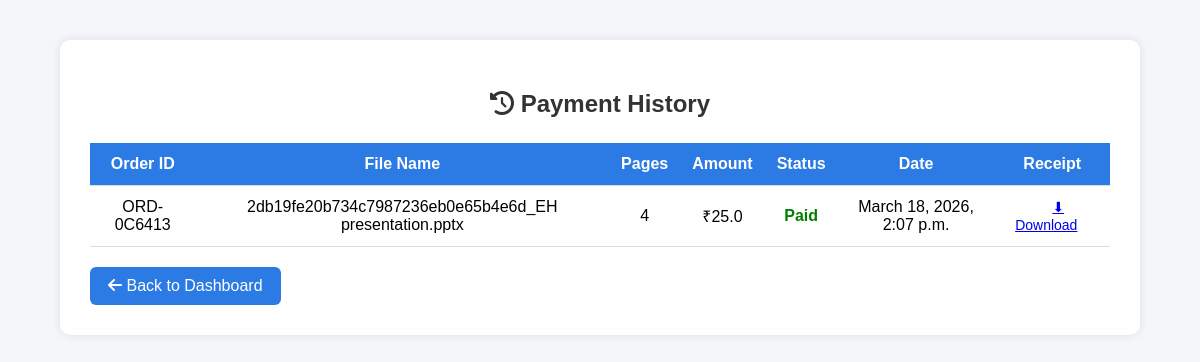
Page /payment-history/ (signed in) on the committed database.
### smartxerox/models.py (models this page shows, shortened)
class Payment(models.Model):
    user = models.ForeignKey(User, on_delete=models.CASCADE)
    order_id = models.CharField(max_length=100)
    file_name = models.CharField(max_length=255)
    pages = models.IntegerField()
    amount = models.FloatField()
    status = models.CharField(max_length=50)
    payment_id = models.CharField(max_length=200)
    date = models.DateTimeField(auto_now_add=True)

### smartxerox/views.py (the view)
# urls.py: path("payment-history/", views.payment_history, name="payment_history"),
@login_required
def payment_history(request):
    if request.user.is_staff:
        payments = Payment.objects.all().order_by("-date")
    else:
        user_email = request.session.get("user_email")
        payments = Payment.objects.filter(
            user__email=user_email
        ).order_by("-date")
    return render(request, "payment_history.html", {
        "payments": payments
    })

### smartxerox/templates/payment_history.html (shortened to what this page needs)
<!DOCTYPE html>
<html lang="en">
<head>
<link rel="stylesheet" href="https://cdnjs.cloudflare.com/ajax/libs/font-awesome/6.5.0/css/all.min.css">
</head>
<body>
<div class="container">
<h2><i class="fa fa-history"></i> Payment History</h2>
<table>
<tr>
<th>Order ID</th>
<th>File Name</th>
<th>Pages</th>
<th>Amount</th>
<th>Status</th>
<th>Date</th>
<th>Receipt</th>
</tr>
{% for payment in payments %}
<tr>
<td>{{ payment.order_id }}</td>
<td>{{ payment.file_name }}</td>
<td>{{ payment.pages }}</td>
<td>₹{{ payment.amount }}</td>
<td class="status-paid">{{ payment.status }}</td>
<td>{{ payment.date }}</td>
<td>
<a href="{% url 'download_receipt' payment.order_id %}" class="btn btn-success">
    ⬇ Download
</a>
</td>
</tr>
{% empty %}
<tr>
<td colspan="7" class="no-data">
No Payment History Found
</td>
</tr>
{% endfor %}
</table>
<a href="{% url 'main' %}" class="back-btn">
<i class="fa fa-arrow-left"></i> Back to Dashboard
</a>
</div>
</body>
</html>

### smartxerox/templates/payment_history.html (style rules this page uses)
body { font-family: Arial, sans-serif; background:#f4f6f9; margin:0; padding:0; }
.container { width:85%; margin:auto; margin-top:40px; background:white; padding:30px; border-radius:10px; box-shadow:0 0 10px rgba(0,0,0,0.1); }
h2 { text-align:center; margin-bottom:25px; color:#333; }
table { width:100%; border-collapse:collapse; }
th,td { padding:12px; text-align:center; border-bottom:1px solid #ddd; }
th { background:#2c7be5; color:white; }
.status-paid { color:green; font-weight:bold; }
.btn { padding:6px 12px; border:none; border-radius:5px; cursor:pointer; font-size:14px; }
.back-btn { margin-top:20px; display:inline-block; padding:10px 18px; background:#2c7be5; color:white; text-decoration:none; border-radius:6px; }

### rows in the picture
Payment: order_id "ORD-0C6413", file_name "2db19fe20b734c7987236eb0e65b4e6d_EH presentation.pptx", pages "4", amount "25.0", status "Paid", date "March 18, 2026, 2:07 p.m."
